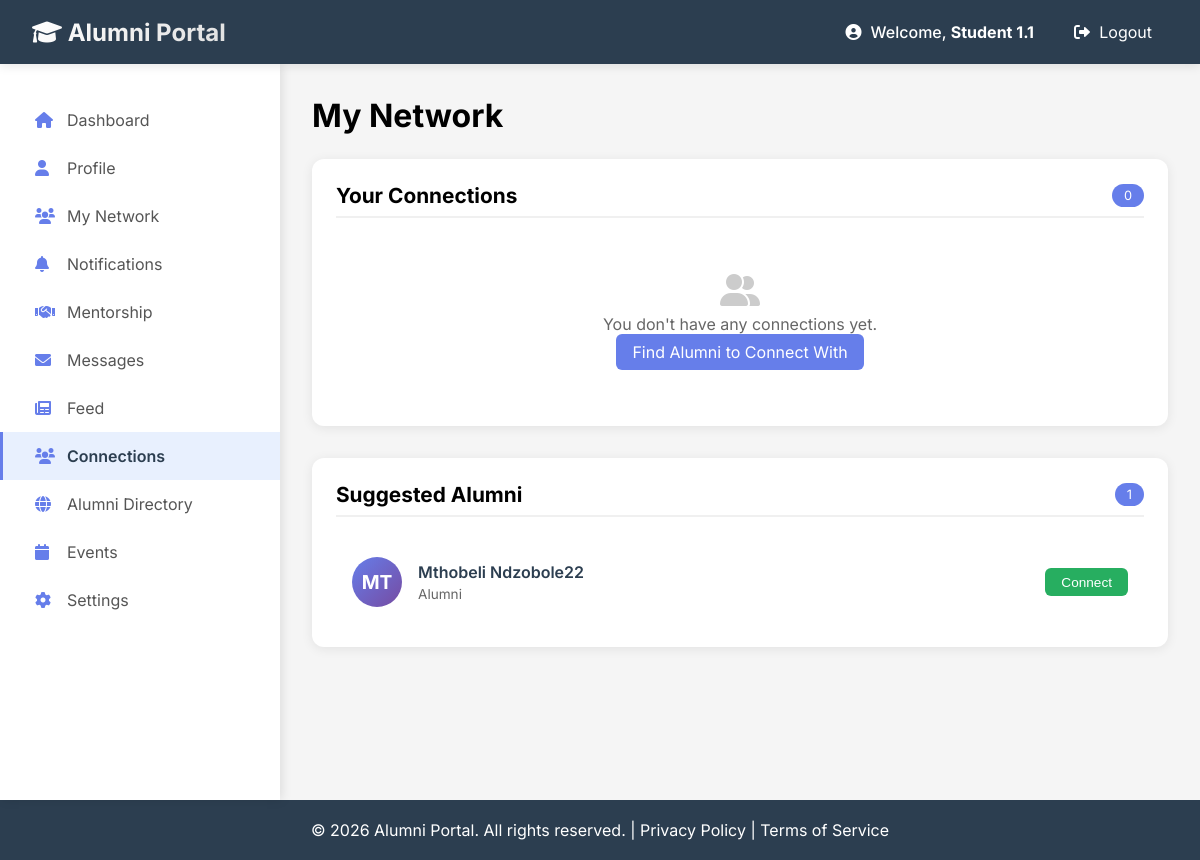
Page /network/connections (signed in) on the committed database.
### app/models/user.py (models this page shows)
class User(db.Model):
    __tablename__ = 'users'
    id = db.Column(db.Integer, primary_key=True)
    full_name = db.Column(db.String(100))
    email = db.Column(db.String(120), unique=True, nullable=False)
    password_hash = db.Column(db.Text, nullable=False)
    role = db.Column(db.String(20), nullable=False)
    profile_picture = db.Column(db.Text, default='default_avatar.png')
    created_at = db.Column(db.DateTime, default=datetime.utcnow)

### app/routes/network_routes.py (the view)
@network_bp.route("/connections")
def connections():
    user = get_current_user()
    if not user:
        return redirect(url_for('views.login_page'))
    accepted_connections = Connection.query.filter(
        ((Connection.user_id == user.id) | (Connection.connected_user_id == user.id)),
        Connection.status == 'accepted'
    ).all()
    sent_requests = Connection.query.filter_by(
        user_id=user.id,
        status='pending'
    ).all()
    received_requests = Connection.query.filter_by(
        connected_user_id=user.id,
        status='pending'
    ).all()
    connected_ids = [user.id]
    for conn in accepted_connections:
        if conn.user_id == user.id:
            connected_ids.append(conn.connected_user_id)
        else:
            connected_ids.append(conn.user_id)
    for req in sent_requests:
        connected_ids.append(req.connected_user_id)
    for req in received_requests:
        connected_ids.append(req.user_id)
    suggested = User.query.filter(
        User.role == 'alumni',
        User.id != user.id,
        User.id.notin_(connected_ids)
    ).limit(10).all()
    return render_template("network/connections.html",
                         user=user,
                         accepted_connections=accepted_connections,
                         sent_requests=sent_requests,
                         received_requests=received_requests,
                         suggested=suggested)

### app/routes/network_routes.py (called while the page is built)
def get_current_user():
    if 'user_id' in session:
        return User.query.get(session['user_id'])
    return None

### app/templates/network/connections.html (shortened to what this page needs)
{% extends "alumni/base_alumni.html" %}
{% block alumni_content %}
<div class="connections-container">
    <h1 style="margin-bottom: 1.5rem;">My Network</h1>
    <div class="section-card">
        <div class="section-header">
            <h2>Your Connections</h2>
            <span class="badge">{{ accepted_connections|length }}</span>
        </div>
        {% if accepted_connections and accepted_connections|length > 0 %}
            {% for conn in accepted_connections %}
            <div class="connection-item">
                <div class="connection-avatar">
                    {% if conn.user_id == user.id %}
                        {{ conn.connected_user.full_name[:2].upper() }}
                    {% else %}
                        {{ conn.user.full_name[:2].upper() }}
                    {% endif %}
                </div>
                <div class="connection-info">
                    <div class="connection-name">
                        {% if conn.user_id == user.id %}
                            {{ conn.connected_user.full_name }}
                        {% else %}
                            {{ conn.user.full_name }}
                        {% endif %}
                    </div>
                    <div class="connection-title">
                        {% if conn.user_id == user.id %}
                            {% if conn.connected_user.alumni_profile %}
                                {{ conn.connected_user.alumni_profile.job_title or 'Alumni' }}
                                {% if conn.connected_user.alumni_profile.company %} at {{ conn.connected_user.alumni_profile.company }}{% endif %}
                            {% else %}
                                Alumni
                            {% endif %}
                        {% else %}
                            {% if conn.user.alumni_profile %}
                                {{ conn.user.alumni_profile.job_title or 'Alumni' }}
                                {% if conn.user.alumni_profile.company %} at {{ conn.user.alumni_profile.company }}{% endif %}
                            {% else %}
                                Alumni
                            {% endif %}
                        {% endif %}
                    </div>
                </div>
                <div>
                    <a href="#" class="btn-message" onclick="startChat({{ conn.connected_user_id if conn.user_id == user.id else conn.user_id }})">Message</a>
                </div>
            </div>
            {% endfor %}
        {% else %}
            <div class="empty-state">
                <i class="fas fa-user-friends"></i>
                <p>You don't have any connections yet.</p>
                <a href="{{ url_for('network.alumni_directory') }}" class="btn-primary">Find Alumni to Connect With</a>
            </div>
        {% endif %}
    </div>
    {% if suggested and suggested|length > 0 %}
    <div class="section-card">
        <div class="section-header">
            <h2>Suggested Alumni</h2>
            <span class="badge">{{ suggested|length }}</span>
        </div>
        {% for alumni in suggested %}
        <div class="connection-item">
            <div class="connection-avatar">{{ alumni.full_name[:2].upper() }}</div>
            <div class="connection-info">
                <div class="connection-name">{{ alumni.full_name }}</div>
                <div class="connection-title">
                    {% if alumni.alumni_profile %}
                        {{ alumni.alumni_profile.job_title or 'Alumni' }}
                        {% if alumni.alumni_profile.company %} at {{ alumni.alumni_profile.company }}{% endif %}
                    {% else %}
                        Alumni
                    {% endif %}
                </div>
            </div>
            <div>
                <button class="btn-accept" onclick="sendConnectionRequest({{ alumni.id }})">Connect</button>
            </div>
        </div>
        {% endfor %}
    </div>
    {% endif %}
</div>
{% endblock %}

### app/templates/base.html (shortened to what this page needs)
<!DOCTYPE html>
<html lang="en">
<head>
    <link rel="stylesheet" href="https://cdnjs.cloudflare.com/ajax/libs/font-awesome/6.0.0/css/all.min.css">
</head>
<body>
    <nav class="navbar">
        <div class="logo">
            <a href="{{ url_for('views.home') }}">
                <i class="fas fa-graduation-cap"></i> Alumni Portal
            </a>
        </div>
        <div class="user-menu">
            {% if session.get('user_id') %}
                <span>
                    <i class="fas fa-user-circle"></i>
                    Welcome, <strong>{{ session.get('user_name', 'User') }}</strong>
                </span>
                <a href="{{ url_for('auth.logout') }}">
                    <i class="fas fa-sign-out-alt"></i> Logout
                </a>
            {% endif %}
        </div>
    </nav>
    {% block content %}{% endblock %}
    <footer class="footer">
        <p>&copy; 2026 Alumni Portal. All rights reserved. | <a href="#" style="color: white; text-decoration: none;">Privacy Policy</a> | <a href="#" style="color: white; text-decoration: none;">Terms of Service</a></p>
    </footer>
</body>
</html>

### app/templates/alumni/base_alumni.html (style rules this page uses)
.badge { background: #667eea; color: white; padding: 0.25rem 0.5rem; border-radius: 10px; font-size: 0.75rem; margin-left: auto; }

### app/templates/network/connections.html (style rules this page uses)
.connections-container { max-width: 1000px; margin: 0 auto; }
.section-card { background: white; border-radius: 12px; padding: 1.5rem; margin-bottom: 2rem; box-shadow: 0 2px 12px rgba(0,0,0,0.08); }
.section-header { margin-bottom: 1.5rem; padding-bottom: 0.5rem; border-bottom: 2px solid #f0f0f0; display: flex; justify-content: space-between; align-items: center; }
.section-header h2 { font-size: 1.3rem; margin: 0; }
.badge { background: #667eea; color: white; padding: 0.25rem 0.75rem; border-radius: 20px; font-size: 0.8rem; }
.connection-item { display: flex; align-items: center; gap: 1rem; padding: 1rem; border-bottom: 1px solid #f0f0f0; }
.connection-item:last-child { border-bottom: none; }
.connection-avatar { width: 50px; height: 50px; background: linear-gradient(135deg, #667eea 0%, #764ba2 100%); border-radius: 50%; display: flex; align-items: center; justify-content: center; color: white; font-weight: bold; font-size: 1.2rem; flex-shrink: 0; }
.connection-info { flex: 1; }
.connection-name { font-weight: 600; margin-bottom: 0.25rem; color: #2c3e50; }
.connection-title { font-size: 0.85rem; color: #666; }
.btn-accept, .btn-reject, .btn-message, .btn-pending { padding: 0.4rem 1rem; border: none; border-radius: 6px; cursor: pointer; font-size: 0.85rem; transition: all 0.2s; }
.btn-accept { background: #27ae60; color: white; }
.empty-state { text-align: center; padding: 2rem; color: #666; }
.empty-state i { font-size: 2rem; color: #ccc; margin-bottom: 0.5rem; }
.btn-primary { background: #667eea; color: white; padding: 0.5rem 1rem; border-radius: 6px; text-decoration: none; display: inline-block; }

### app/templates/base.html (style rules this page uses)
* { margin: 0; padding: 0; box-sizing: border-box; }
body { font-family: 'Inter', -apple-system, BlinkMacSystemFont, 'Segoe UI', Roboto, Oxygen, Ubuntu, sans-serif; background: #f5f5f5; min-height: 100vh; display: flex; flex-direction: column; }
.navbar { background: #2c3e50; color: white; padding: 1rem 2rem; display: flex; justify-content: space-between; align-items: center; position: sticky; top: 0; z-index: 1000; height: 64px; width: 100%; box-shadow: 0 2px 10px rgba(0,0,0,0.1); }
.logo a { color: white; text-decoration: none; font-size: 1.5rem; font-weight: bold; white-space: nowrap; background: linear-gradient(135deg, #fff 0%, #e0e0e0 100%); -webkit-background-clip: text; -webkit-text-fill-color: transparent; background-clip: text; }
.user-menu { display: flex; align-items: center; gap: 1.5rem; }
.user-menu span { font-weight: 500; white-space: nowrap; }
.user-menu a { color: white; text-decoration: none; padding: 0.5rem 1rem; border-radius: 5px; transition: background 0.3s; white-space: nowrap; }
.user-menu i { margin-right: 0.3rem; }
.footer { background: #2c3e50; color: white; text-align: center; padding: 1rem; margin-top: auto; height: 60px; display: flex; align-items: center; justify-content: center; }

### rows in the picture
User: get "Student 1.1"
User: full_name "MT", full_name "Mthobeli Ndzobole22"

### other values in the picture
{{ accepted_connections|length }} "0"
{{ suggested|length }} "1"
